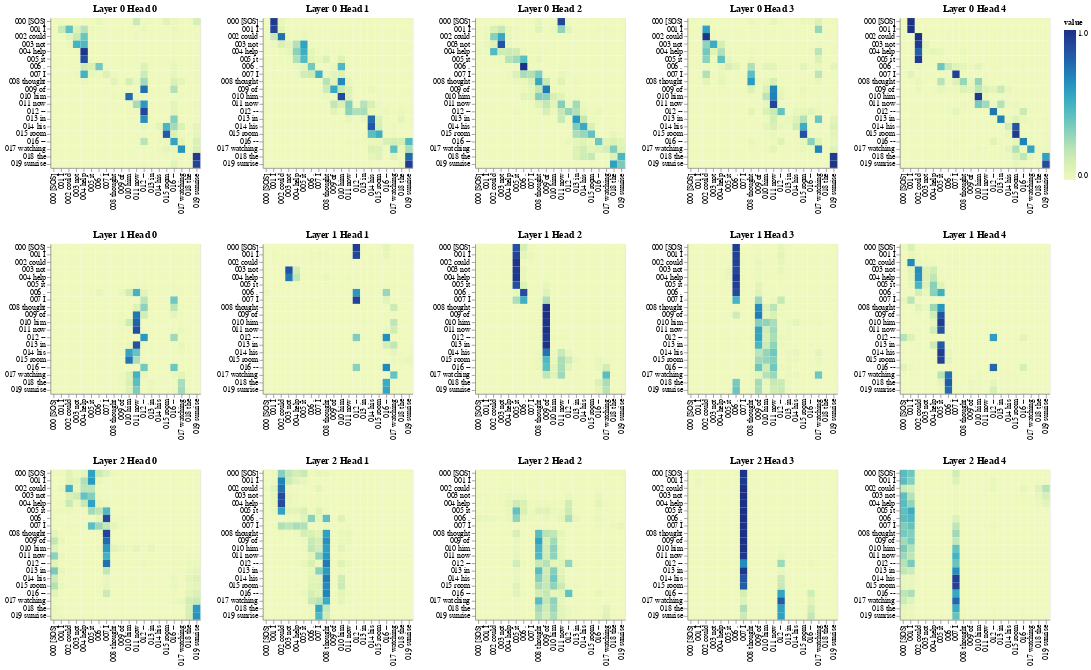

Source (notebook cell):
### Code cell
layers = [0, 1, 2]
# heads = [0, 1, 2, 3, 4, 5, 6, 7]
heads = [0, 1, 2, 3, 4]

# Encoder Self-Attention
get_all_attention_maps("encoder", layers, heads, encoder_input_tokens, encoder_input_tokens, min(20, sentence_len))

### Figure 1 — Vega-Lite specification as saved in the notebook (floating-point values rounded to 4 significant figures; data arrays with more than 128 entries replaced by an {"elided": "..."} marker saying what was removed)
{"config": {"view": {"continuousWidth": 300, "continuousHeight": 300}}, "vconcat": [{"hconcat": [{"data": {"name": "data-e12c756f61d46137c416b4e9b223de41"}, "mark": {"type": "rect"}, "encoding": {"color": {"field": "value", "type": "quantitative"}, "tooltip": [{"field": "row", "type": "quantitative"}, {"field": "column", "type": "quantitative"}, {"field": "value", "type": "quantitative"}, {"field": "row_token", "type": "nominal"}, {"field": "col_token", "type": "nominal"}], "x": {"axis": {"title": ""}, "field": "col_token", "type": "nominal"}, "y": {"axis": {"title": ""}, "field": "row_token", "type": "nominal"}}, "height": 199, "name": "view_49", "title": "Layer 0 Head 0", "width": 199}, {"data": {"name": "data-685750891ecd7bf837ac806bd47f5ca9"}, "mark": {"type": "rect"}, "encoding": {"color": {"field": "value", "type": "quantitative"}, "tooltip": [{"field": "row", "type": "quantitative"}, {"field": "column", "type": "quantitative"}, {"field": "value", "type": "quantitative"}, {"field": "row_token", "type": "nominal"}, {"field": "col_token", "type": "nominal"}], "x": {"axis": {"title": ""}, "field": "col_token", "type": "nominal"}, "y": {"axis": {"title": ""}, "field": "row_token", "type": "nominal"}}, "height": 199, "name": "view_50", "title": "Layer 0 Head 1", "width": 199}, {"data": {"name": "data-65102edf6d372fa8b24b590303ffdbfc"}, "mark": {"type": "rect"}, "encoding": {"color": {"field": "value", "type": "quantitative"}, "tooltip": [{"field": "row", "type": "quantitative"}, {"field": "column", "type": "quantitative"}, {"field": "value", "type": "quantitative"}, {"field": "row_token", "type": "nominal"}, {"field": "col_token", "type": "nominal"}], "x": {"axis": {"title": ""}, "field": "col_token", "type": "nominal"}, "y": {"axis": {"title": ""}, "field": "row_token", "type": "nominal"}}, "height": 199, "name": "view_51", "title": "Layer 0 Head 2", "width": 199}, {"data": {"name": "data-e37cd77d0a2d9f51520db21ba88e5b2e"}, "mark": {"type": "rect"}, "encoding": {"color": {"field": "value", "type": "quantitative"}, "tooltip": [{"field": "row", "type": "quantitative"}, {"field": "column", "type": "quantitative"}, {"field": "value", "type": "quantitative"}, {"field": "row_token", "type": "nominal"}, {"field": "col_token", "type": "nominal"}], "x": {"axis": {"title": ""}, "field": "col_token", "type": "nominal"}, "y": {"axis": {"title": ""}, "field": "row_token", "type": "nominal"}}, "height": 199, "name": "view_52", "title": "Layer 0 Head 3", "width": 199}, {"data": {"name": "data-9b9530cc6778a8053623daddd606cddb"}, "mark": {"type": "rect"}, "encoding": {"color": {"field": "value", "type": "quantitative"}, "tooltip": [{"field": "row", "type": "quantitative"}, {"field": "column", "type": "quantitative"}, {"field": "value", "type": "quantitative"}, {"field": "row_token", "type": "nominal"}, {"field": "col_token", "type": "nominal"}], "x": {"axis": {"title": ""}, "field": "col_token", "type": "nominal"}, "y": {"axis": {"title": ""}, "field": "row_token", "type": "nominal"}}, "height": 199, "name": "view_53", "title": "Layer 0 Head 4", "width": 199}]}, {"hconcat": [{"data": {"name": "data-7fa2f62376ceb029f85ccc1e705488cf"}, "mark": {"type": "rect"}, "encoding": {"color": {"field": "value", "type": "quantitative"}, "tooltip": [{"field": "row", "type": "quantitative"}, {"field": "column", "type": "quantitative"}, {"field": "value", "type": "quantitative"}, {"field": "row_token", "type": "nominal"}, {"field": "col_token", "type": "nominal"}], "x": {"axis": {"title": ""}, "field": "col_token", "type": "nominal"}, "y": {"axis": {"title": ""}, "field": "row_token", "type": "nominal"}}, "height": 199, "name": "view_54", "title": "Layer 1 Head 0", "width": 199}, {"data": {"name": "data-6b6904690baa17f31b3d563596152dbf"}, "mark": {"type": "rect"}, "encoding": {"color": {"field": "value", "type": "quantitative"}, "tooltip": [{"field": "row", "type": "quantitative"}, {"field": "column", "type": "quantitative"}, {"field": "value", "type": "quantitative"}, {"field": "row_token", "type": "nominal"}, {"field": "col_token", "type": "nominal"}], "x": {"axis": {"title": ""}, "field": "col_token", "type": "nominal"}, "y": {"axis": {"title": ""}, "field": "row_token", "type": "nominal"}}, "height": 199, "name": "view_55", "title": "Layer 1 Head 1", "width": 199}, {"data": {"name": "data-cba9d055c6ee28380387d6bbebc0f996"}, "mark": {"type": "rect"}, "encoding": {"color": {"field": "value", "type": "quantitative"}, "tooltip": [{"field": "row", "type": "quantitative"}, {"field": "column", "type": "quantitative"}, {"field": "value", "type": "quantitative"}, {"field": "row_token", "type": "nominal"}, {"field": "col_token", "type": "nominal"}], "x": {"axis": {"title": ""}, "field": "col_token", "type": "nominal"}, "y": {"axis": {"title": ""}, "field": "row_token", "type": "nominal"}}, "height": 199, "name": "view_56", "title": "Layer 1 Head 2", "width": 199}, {"data": {"name": "data-63bf97808f3bb9ba061b8ce7ac3138e7"}, "mark": {"type": "rect"}, "encoding": {"color": {"field": "value", "type": "quantitative"}, "tooltip": [{"field": "row", "type": "quantitative"}, {"field": "column", "type": "quantitative"}, {"field": "value", "type": "quantitative"}, {"field": "row_token", "type": "nominal"}, {"field": "col_token", "type": "nominal"}], "x": {"axis": {"title": ""}, "field": "col_token", "type": "nominal"}, "y": {"axis": {"title": ""}, "field": "row_token", "type": "nominal"}}, "height": 199, "name": "view_57", "title": "Layer 1 Head 3", "width": 199}, {"data": {"name": "data-c15f0c74b031baf4266a87b220bb979e"}, "mark": {"type": "rect"}, "encoding": {"color": {"field": "value", "type": "quantitative"}, "tooltip": [{"field": "row", "type": "quantitative"}, {"field": "column", "type": "quantitative"}, {"field": "value", "type": "quantitative"}, {"field": "row_token", "type": "nominal"}, {"field": "col_token", "type": "nominal"}], "x": {"axis": {"title": ""}, "field": "col_token", "type": "nominal"}, "y": {"axis": {"title": ""}, "field": "row_token", "type": "nominal"}}, "height": 199, "name": "view_58", "title": "Layer 1 Head 4", "width": 199}]}, {"hconcat": [{"data": {"name": "data-fc62c9f45ee0329c2946bc9a1bd12c48"}, "mark": {"type": "rect"}, "encoding": {"color": {"field": "value", "type": "quantitative"}, "tooltip": [{"field": "row", "type": "quantitative"}, {"field": "column", "type": "quantitative"}, {"field": "value", "type": "quantitative"}, {"field": "row_token", "type": "nominal"}, {"field": "col_token", "type": "nominal"}], "x": {"axis": {"title": ""}, "field": "col_token", "type": "nominal"}, "y": {"axis": {"title": ""}, "field": "row_token", "type": "nominal"}}, "height": 199, "name": "view_59", "title": "Layer 2 Head 0", "width": 199}, {"data": {"name": "data-f98a1c2aa7576f80e263502dabba5144"}, "mark": {"type": "rect"}, "encoding": {"color": {"field": "value", "type": "quantitative"}, "tooltip": [{"field": "row", "type": "quantitative"}, {"field": "column", "type": "quantitative"}, {"field": "value", "type": "quantitative"}, {"field": "row_token", "type": "nominal"}, {"field": "col_token", "type": "nominal"}], "x": {"axis": {"title": ""}, "field": "col_token", "type": "nominal"}, "y": {"axis": {"title": ""}, "field": "row_token", "type": "nominal"}}, "height": 199, "name": "view_60", "title": "Layer 2 Head 1", "width": 199}, {"data": {"name": "data-d2fa495403f0f65a657a84d068ca7029"}, "mark": {"type": "rect"}, "encoding": {"color": {"field": "value", "type": "quantitative"}, "tooltip": [{"field": "row", "type": "quantitative"}, {"field": "column", "type": "quantitative"}, {"field": "value", "type": "quantitative"}, {"field": "row_token", "type": "nominal"}, {"field": "col_token", "type": "nominal"}], "x": {"axis": {"title": ""}, "field": "col_token", "type": "nominal"}, "y": {"axis": {"title": ""}, "field": "row_token", "type": "nominal"}}, "height": 199, "name": "view_61", "title": "Layer 2 Head 2", "width": 199}, {"data": {"name": "data-4992fb0b3717711cbaad9058dfccc36f"}, "mark": {"type": "rect"}, "encoding": {"color": {"field": "value", "type": "quantitative"}, "tooltip": [{"field": "row", "type": "quantitative"}, {"field": "column", "type": "quantitative"}, {"field": "value", "type": "quantitative"}, {"field": "row_token", "type": "nominal"}, {"field": "col_token", "type": "nominal"}], "x": {"axis": {"title": ""}, "field": "col_token", "type": "nominal"}, "y": {"axis": {"title": ""}, "field": "row_token", "type": "nominal"}}, "height": 199, "name": "view_62", "title": "Layer 2 Head 3", "width": 199}, {"data": {"name": "data-1b263de9f4755a8b00ef3dda7271496e"}, "mark": {"type": "rect"}, "encoding": {"color": {"field": "value", "type": "quantitative"}, "tooltip": [{"field": "row", "type": "quantitative"}, {"field": "column", "type": "quantitative"}, {"field": "value", "type": "quantitative"}, {"field": "row_token", "type": "nominal"}, {"field": "col_token", "type": "nominal"}], "x": {"axis": {"title": ""}, "field": "col_token", "type": "nominal"}, "y": {"axis": {"title": ""}, "field": "row_token", "type": "nominal"}}, "height": 199, "name": "view_63", "title": "Layer 2 Head 4", "width": 199}]}], "params": [{"name": "param_49", "select": {"type": "interval", "encodings": ["x", "y"]}, "bind": "scales", "views": ["view_49"]}, {"name": "param_50", "select": {"type": "interval", "encodings": ["x", "y"]}, "bind": "scales", "views": ["view_50"]}, {"name": "param_51", "select": {"type": "interval", "encodings": ["x", "y"]}, "bind": "scales", "views": ["view_51"]}, {"name": "param_52", "select": {"type": "interval", "encodings": ["x", "y"]}, "bind": "scales", "views": ["view_52"]}, {"name": "param_53", "select": {"type": "interval", "encodings": ["x", "y"]}, "bind": "scales", "views": ["view_53"]}, {"name": "param_54", "select": {"type": "interval", "encodings": ["x", "y"]}, "bind": "scales", "views": ["view_54"]}, {"name": "param_55", "select": {"type": "interval", "encodings": ["x", "y"]}, "bind": "scales", "views": ["view_55"]}, {"name": "param_56", "select": {"type": "interval", "encodings": ["x", "y"]}, "bind": "scales", "views": ["view_56"]}, {"name": "param_57", "select": {"type": "interval", "encodings": ["x", "y"]}, "bind": "scales", "views": ["view_57"]}, {"name": "param_58", "select": {"type": "interval", "encodings": ["x", "y"]}, "bind": "scales", "views": ["view_58"]}, {"name": "param_59", "select": {"type": "interval", "encodings": ["x", "y"]}, "bind": "scales", "views": ["view_59"]}, {"name": "param_60", "select": {"type": "interval", "encodings": ["x", "y"]}, "bind": "scales", "views": ["view_60"]}, {"name": "param_61", "select": {"type": "interval", "encodings": ["x", "y"]}, "bind": "scales", "views": ["view_61"]}, {"name": "param_62", "select": {"type": "interval", "encodings": ["x", "y"]}, "bind": "scales", "views": ["view_62"]}, {"name": "param_63", "select": {"type": "interval", "encodings": ["x", "y"]}, "bind": "scales", "views": ["view_63"]}], "$schema": "https://vega.github.io/schema/vega-lite/v5.20.1.json", "datasets": {"data-e12c756f61d46137c416b4e9b223de41": {"elided": "400 records"}, "data-685750891ecd7bf837ac806bd47f5ca9": {"elided": "400 records"}, "data-65102edf6d372fa8b24b590303ffdbfc": {"elided": "400 records"}, "data-e37cd77d0a2d9f51520db21ba88e5b2e": {"elided": "400 records"}, "data-9b9530cc6778a8053623daddd606cddb": {"elided": "400 records"}, "data-7fa2f62376ceb029f85ccc1e705488cf": {"elided": "400 records"}, "data-6b6904690baa17f31b3d563596152dbf": {"elided": "400 records"}, "data-cba9d055c6ee28380387d6bbebc0f996": {"elided": "400 records"}, "data-63bf97808f3bb9ba061b8ce7ac3138e7": {"elided": "400 records"}, "data-c15f0c74b031baf4266a87b220bb979e": {"elided": "400 records"}, "data-fc62c9f45ee0329c2946bc9a1bd12c48": {"elided": "400 records"}, "data-f98a1c2aa7576f80e263502dabba5144": {"elided": "400 records"}, "data-d2fa495403f0f65a657a84d068ca7029": {"elided": "400 records"}, "data-4992fb0b3717711cbaad9058dfccc36f": {"elided": "400 records"}, "data-1b263de9f4755a8b00ef3dda7271496e": {"elided": "400 records"}}}
